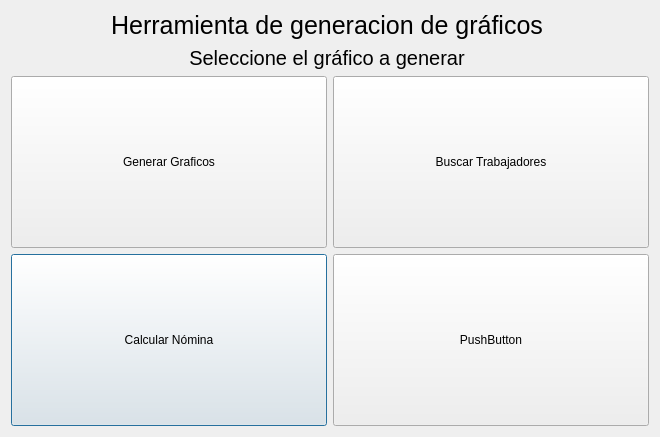
<?xml version="1.0" encoding="UTF-8"?>
<ui version="4.0">
 <class>Dialog</class>
 <widget class="QDialog" name="Dialog">
  <property name="geometry">
   <rect>
    <x>0</x>
    <y>0</y>
    <width>660</width>
    <height>437</height>
   </rect>
  </property>
  <property name="windowTitle">
   <string>Dialog</string>
  </property>
  <layout class="QGridLayout" name="gridLayout">
   <item row="0" column="0">
    <widget class="QLabel" name="label">
     <property name="sizePolicy">
      <sizepolicy hsizetype="MinimumExpanding" vsizetype="Maximum">
       <horstretch>0</horstretch>
       <verstretch>0</verstretch>
      </sizepolicy>
     </property>
     <property name="font">
      <font>
       <pointsize>19</pointsize>
      </font>
     </property>
     <property name="text">
      <string>Herramienta de generacion de gráficos</string>
     </property>
     <property name="alignment">
      <set>Qt::AlignmentFlag::AlignCenter</set>
     </property>
     <property name="buddy">
      <cstring>label</cstring>
     </property>
    </widget>
   </item>
   <item row="2" column="0" rowspan="3" colspan="2">
    <layout class="QGridLayout" name="gridLayout_3" rowminimumheight="10,10" columnminimumwidth="10,10">
     <item row="1" column="0">
      <widget class="QPushButton" name="btn_calc">
       <property name="sizePolicy">
        <sizepolicy hsizetype="MinimumExpanding" vsizetype="Maximum">
         <horstretch>0</horstretch>
         <verstretch>0</verstretch>
        </sizepolicy>
       </property>
       <property name="minimumSize">
        <size>
         <width>0</width>
         <height>130</height>
        </size>
       </property>
       <property name="maximumSize">
        <size>
         <width>16777215</width>
         <height>500</height>
        </size>
       </property>
       <property name="text">
        <string>Calcular Nómina</string>
       </property>
      </widget>
     </item>
     <item row="1" column="1">
      <widget class="QPushButton" name="btn_4">
       <property name="sizePolicy">
        <sizepolicy hsizetype="MinimumExpanding" vsizetype="Maximum">
         <horstretch>0</horstretch>
         <verstretch>0</verstretch>
        </sizepolicy>
       </property>
       <property name="minimumSize">
        <size>
         <width>0</width>
         <height>130</height>
        </size>
       </property>
       <property name="maximumSize">
        <size>
         <width>16777215</width>
         <height>500</height>
        </size>
       </property>
       <property name="text">
        <string>PushButton</string>
       </property>
      </widget>
     </item>
     <item row="0" column="1">
      <widget class="QPushButton" name="btn_busc">
       <property name="sizePolicy">
        <sizepolicy hsizetype="MinimumExpanding" vsizetype="Maximum">
         <horstretch>0</horstretch>
         <verstretch>0</verstretch>
        </sizepolicy>
       </property>
       <property name="minimumSize">
        <size>
         <width>0</width>
         <height>130</height>
        </size>
       </property>
       <property name="maximumSize">
        <size>
         <width>16777215</width>
         <height>500</height>
        </size>
       </property>
       <property name="text">
        <string>Buscar Trabajadores</string>
       </property>
      </widget>
     </item>
     <item row="0" column="0">
      <widget class="QPushButton" name="btn_graf">
       <property name="sizePolicy">
        <sizepolicy hsizetype="MinimumExpanding" vsizetype="Maximum">
         <horstretch>0</horstretch>
         <verstretch>0</verstretch>
        </sizepolicy>
       </property>
       <property name="minimumSize">
        <size>
         <width>0</width>
         <height>130</height>
        </size>
       </property>
       <property name="maximumSize">
        <size>
         <width>16777215</width>
         <height>500</height>
        </size>
       </property>
       <property name="text">
        <string>Generar Graficos</string>
       </property>
      </widget>
     </item>
    </layout>
   </item>
   <item row="1" column="0">
    <widget class="QLabel" name="label_2">
     <property name="sizePolicy">
      <sizepolicy hsizetype="Minimum" vsizetype="Maximum">
       <horstretch>1</horstretch>
       <verstretch>0</verstretch>
      </sizepolicy>
     </property>
     <property name="font">
      <font>
       <pointsize>15</pointsize>
      </font>
     </property>
     <property name="layoutDirection">
      <enum>Qt::LayoutDirection::LeftToRight</enum>
     </property>
     <property name="text">
      <string>Seleccione el gráfico a generar</string>
     </property>
     <property name="alignment">
      <set>Qt::AlignmentFlag::AlignCenter</set>
     </property>
    </widget>
   </item>
  </layout>
 </widget>
 <resources/>
 <connections/>
</ui>
